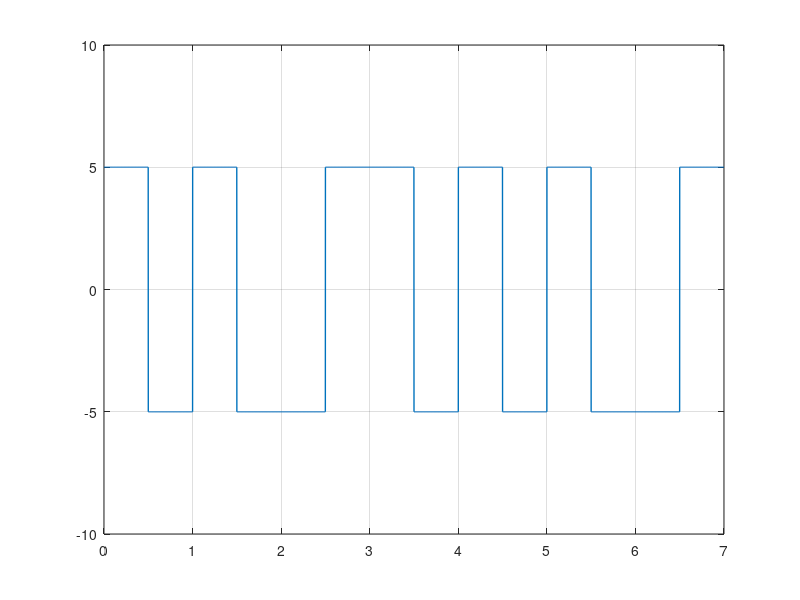

Reproduce this figure in MATLAB.
clc; #... Clear command line
clear all; #... Clear variables
close all; #... Clear figures

bits = [1 0 1 1 0 0 1];

#... Modulation

bitrate = 1; #... Number of bits per second
voltage = 5;

samplingRate = 1000;
samplingTime = 1/samplingRate;

endTime = length(bits)/bitrate;
time = 0:samplingTime:endTime;

index = 1;
sign = 1;
if bits(1) == 0
    sign = -1;
endif

for i = 1:length(time)
    if time(i)*bitrate < index-1/2
        modulation(i) = sign*voltage;
    else
        modulation(i) = -sign*voltage;
    endif
    if time(i)*bitrate >= index
        index = index+1;
        if index <= length(bits) && bits(index) == 1
            sign = -1*sign;
        endif
    endif
endfor

plot(time, modulation, "LineWidth", 1);
axis([0 endTime -voltage-5 voltage+5]);
grid on;

#... Demodulation

index = 1
last = voltage;

for i = 1:length(modulation)
    if modulation(i) == last && time(i)*bitrate < index-1/2
        demodultaion(index) = 1;
    endif
    if modulation(i) != last && time(i)*bitrate < index-1/2
        demodultaion(index) = 0;
    endif
    if time(i)*bitrate >= index
        last = modulation(i);
        index = index+1;
    endif
endfor

disp(demodultaion);
